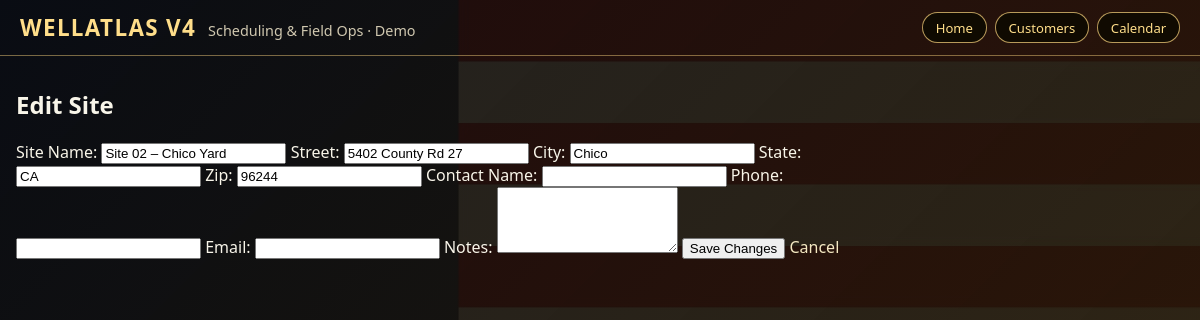
/edit_site/272, run on the app's committed database.
### tables this page shows
CREATE TABLE sites (
    id INTEGER PRIMARY KEY AUTOINCREMENT,
    customer_id INTEGER,
    site_name TEXT,
    street TEXT,
    city TEXT,
    state TEXT,
    zip TEXT,
    lat REAL,
    lng REAL
);

### app.py (the view, shortened to what this page needs)
@app.route("/edit_site/<int:id>", methods=["GET", "POST"])
def edit_site(id):
    conn = get_db()
    cur = conn.cursor()
    cur.execute("SELECT * FROM sites WHERE id = ?", (id,))
    site = cur.fetchone()
    return render_template("edit_site.html", site=site)

### app.py (called while the page is built)
def get_db():
    conn = sqlite3.connect(DATABASE)
    conn.row_factory = sqlite3.Row
    return conn

### templates/edit_site.html
{% extends "base.html" %}
{% block content %}
<div class="content-card">
    <h2>Edit Site</h2>
    <form action="{{ url_for('edit_site', site_id=site['id']) }}" method="POST" class="wa-form">
        <label>Site Name:</label>
        <input type="text" name="site_name" value="{{ site['site_name'] }}" required>
        <label>Street:</label>
        <input type="text" name="street" value="{{ site['street'] }}">
        <label>City:</label>
        <input type="text" name="city" value="{{ site['city'] }}">
        <label>State:</label>
        <input type="text" name="state" value="{{ site['state'] }}">
        <label>Zip:</label>
        <input type="text" name="zip" value="{{ site['zip'] }}">
        <label>Contact Name:</label>
        <input type="text" name="contact_name" value="{{ site['contact_name'] }}">
        <label>Phone:</label>
        <input type="text" name="phone" value="{{ site['phone'] }}">
        <label>Email:</label>
        <input type="text" name="email" value="{{ site['email'] }}">
        <label>Notes:</label>
        <textarea name="notes" rows="4">{{ site['notes'] }}</textarea>
        <button type="submit" class="wa-button">Save Changes</button>
        <a href="{{ url_for('site_detail', site_id=site['id']) }}" class="wa-button-secondary">Cancel</a>
    </form>
</div>
{% endblock %}

### static/styles.css (style rules this page uses)
body { margin: 0; font-family: system-ui, -apple-system, BlinkMacSystemFont, "Segoe UI", sans-serif; color: #f8f5e9; background: #000; background-image: url('/static/wallpaper.jpg'); background-size: cover; background-attachment: fixed; background-position: center; }
a { color: #f4e8c2; text-decoration: none; }

### data on the page
sites: site_name "Site 02 – Chico Yard", street "5402 County Rd 27", city "Chico", state "CA", zip "96244"
